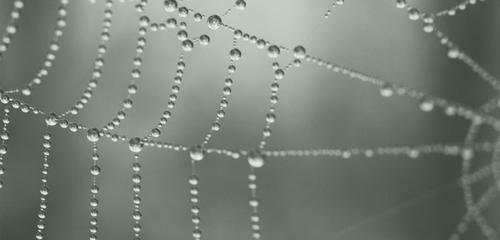
#> input picture static/spider_web.jpg, 500 x 240 px
$ python image_sizing.py   (older library calls are emulated)
#> lines starting #> are read from the running program, lines starting #| are printed output that depends on the picture
import PIL
from PIL import Image
from PIL import ImageFont
from PIL import ImageDraw
from resizeimage import resizeimage


# [18 lines of commented-out code are left out]
def resize_and_crop(img_path, modified_path, size, crop_type='top'):
    """
    Resize and crop an image to fit the specified size.

    args:
    img_path: path for the image to resize.
    modified_path: path to store the modified image.
    size: `(width, height)` tuple.
    crop_type: can be 'top', 'middle' or 'bottom', depending on this
    value, the image will cropped getting the 'top/left', 'middle' or
    'bottom/right' of the image to fit the size.
    raises:
    Exception: if can not open the file in img_path of there is problems
    to save the image.
    ValueError: if an invalid `crop_type` is provided.
    """
#> called with img_path = 'spider_web.jpg', modified_path = 'spider_web_resized.jpg', size = (300, 150), crop_type = 'middle'
    # If height is higher we resize vertically, if not we resize horizontally
    img = Image.open(img_path)
#> img is the input picture: PIL image 500x240 RGB; mean R, G, B 118, 128, 117
    # Get current and desired ratio for the images
    img_ratio = img.size[0] / float(img.size[1])
#> img_ratio = 2.08
    ratio = size[0] / float(size[1])
    #The image is scaled/cropped vertically or horizontally depending on the ratio
    if ratio > img_ratio:
        img = img.resize((size[0], int(round(size[0] * img.size[1] / img.size[0]))),
            Image.ANTIALIAS)
        # Crop in the top, middle or bottom
        if crop_type == 'top':
            box = (0, 0, img.size[0], size[1])
        elif crop_type == 'middle':
            box = (0, int(round((img.size[1] - size[1]) / 2)), img.size[0],
                int(round((img.size[1] + size[1]) / 2)))
        elif crop_type == 'bottom':
            box = (0, img.size[1] - size[1], img.size[0], img.size[1])
        else :
            raise ValueError('ERROR: invalid value for crop_type')
        img = img.crop(box)
    elif ratio < img_ratio:
        img = img.resize((int(round(size[1] * img.size[0] / img.size[1])), size[1]),
            Image.ANTIALIAS)
#> img: PIL image 312x150 RGB
        # Crop in the top, middle or bottom
        if crop_type == 'top':
            box = (0, 0, size[0], img.size[1])
        elif crop_type == 'middle':
            box = (int(round((img.size[0] - size[0]) / 2)), 0,
                int(round((img.size[0] + size[0]) / 2)), img.size[1])
#> box = (6, 0, 306, 150)
        elif crop_type == 'bottom':
            box = (img.size[0] - size[0], 0, img.size[0], img.size[1])
        else :
            raise ValueError('ERROR: invalid value for crop_type')
        img = img.crop(box)
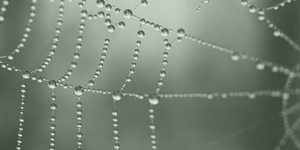
#> img: PIL image 300x150 RGB; mean R, G, B 118.9, 128.9, 117.9
    else :
        img = img.resize((size[0], size[1]),
            Image.ANTIALIAS)

    # If the scale is the same, we do not need to crop
    img.save(modified_path)


resize_and_crop("spider_web.jpg","spider_web_resized.jpg",(300,150),"middle")
resize_and_crop("floral-fabric-background-pattern.jpg","floral-fabric-background-pattern_resized.jpg",(300,150),"middle")
#> call 2 of resize_and_crop, with img_path = 'floral-fabric-background-pattern.jpg', size = (300, 150), crop_type = 'middle'
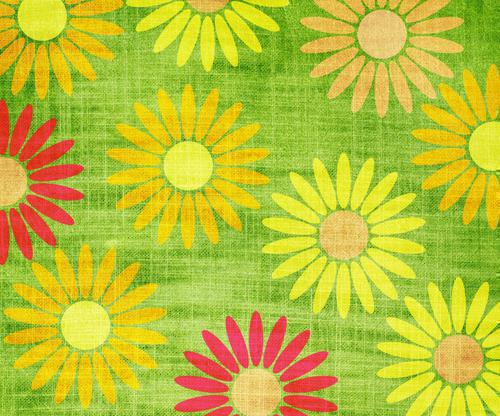
#> input picture static/floral-fabric-background-pattern.jpg, 500 x 416 px
#> in resize_and_crop, img is the input picture: PIL image 500x416 RGB; mean R, G, B 186.2, 190.5, 53.4
#> in resize_and_crop (call 2), `img = img.resize((size[0], int(round(size[0] * img.size[1] / img.size[..`:
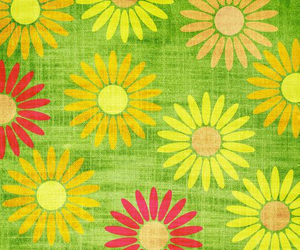
#> img: PIL image 300x250 RGB; mean R, G, B 186.2, 190.5, 53.4
#> in resize_and_crop (call 2), `img = img.crop(box)`:
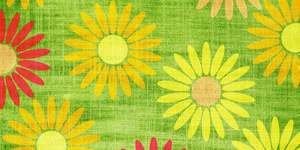
#> img: PIL image 300x150 RGB; mean R, G, B 184.5, 193, 51.9
resize_and_crop("paisley.jpg","paisley_resized.jpg",(300,150),"middle")
#> call 3 of resize_and_crop, with img_path = 'paisley.jpg', modified_path = 'paisley_resized.jpg', size = (300, 150), crop_type = 'middle'
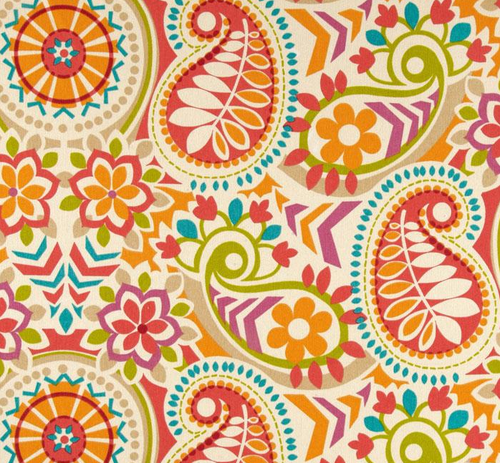
#> input picture static/paisley.jpg, 500 x 463 px
#> in resize_and_crop, img is the input picture: PIL image 500x463 RGB; mean R, G, B 214.2, 169.6, 125.3
#> in resize_and_crop (call 3), `img = img.resize((size[0], int(round(size[0] * img.size[1] / img.size[..`:
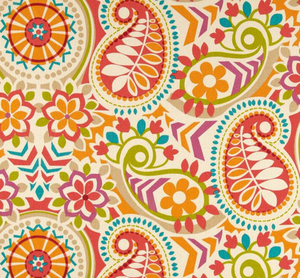
#> img: PIL image 300x278 RGB; mean R, G, B 214.2, 169.6, 125.4
#> in resize_and_crop (call 3), `img = img.crop(box)`:
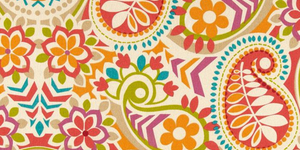
#> img: PIL image 300x150 RGB; mean R, G, B 217.4, 170.9, 127.5
resize_and_crop("yellow_roses.png","yellow_roses_resized.png",(300,150),"middle")
#> (the run stopped early here; a loop or call above may not have finished)
